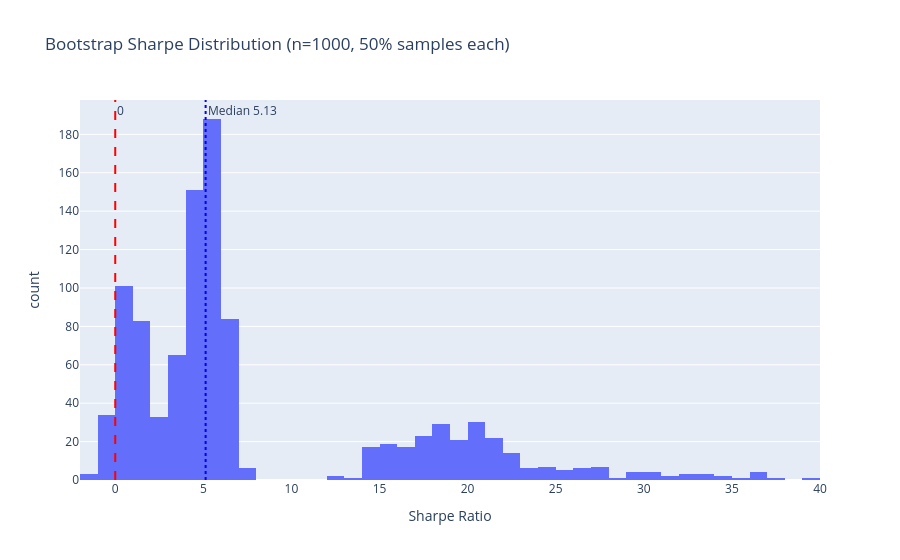

Notebook code for this chart:
### Markdown cell above
## Bootstrap Cross-Validation

Same procedure as Notebook 01: 1 000 random 50%-subsamples. A narrow distribution centred in positive territory indicates robustness.

### Code cell
rng     = np.random.default_rng(42)
N_BOOT  = 1_000
FRAC    = 0.50   # 50% random subsample per iteration

sharpe_boot: list[float] = []
for _ in range(N_BOOT):
    n_sample = max(2, int(len(trades) * FRAC))
    idx      = rng.choice(len(trades), size=n_sample, replace=False)
    sample   = trades[idx.tolist()]
    m        = compute_metrics(sample)
    s        = m.get("sharpe_ratio", "n/a")
    if isinstance(s, (int, float)) and not np.isnan(float(s)):
        sharpe_boot.append(float(s))

sharpe_boot_arr = np.array(sharpe_boot)
p5, p50, p95    = np.percentile(sharpe_boot_arr, [5, 50, 95])

print(f"Bootstrap Sharpe Distribution ({N_BOOT} iterations, {int(FRAC*100)}% random subsample):")
print(f"  P5:       {p5:>8.3f}")
print(f"  Median:   {p50:>8.3f}")
print(f"  P95:      {p95:>8.3f}")
print(f"  Pct > 0:  {(sharpe_boot_arr > 0).mean() * 100:>6.1f}%")

fig_boot = px.histogram(
    x=sharpe_boot_arr, nbins=60,
    title=f"Bootstrap Sharpe Distribution (n={N_BOOT}, {int(FRAC*100)}% samples each)",
    labels={"x": "Sharpe Ratio"},
)
fig_boot.add_vline(x=0,   line_dash="dash", line_color="red",  annotation_text="0")
fig_boot.add_vline(x=p50, line_dash="dot",  line_color="blue", annotation_text=f"Median {p50:.2f}")
fig_boot.show()

### Figure 1 — Plotly figure (JSON) as saved in the notebook; plotly's stock layout.template omitted (floating-point values rounded to 4 significant figures; data arrays with more than 128 entries replaced by an {"elided": "..."} marker saying what was removed)
{"data": [{"bingroup": "x", "hovertemplate": "Sharpe Ratio=%{x}<br>count=%{y}<extra></extra>", "legendgroup": "", "marker": {"color": "#636efa", "pattern": {"shape": ""}}, "name": "", "nbinsx": 60, "orientation": "v", "showlegend": false, "x": {"elided": "1000 float values"}, "xaxis": "x", "yaxis": "y", "type": "histogram"}], "layout": {"xaxis": {"anchor": "y", "domain": [0, 1], "title": {"text": "Sharpe Ratio"}}, "yaxis": {"anchor": "x", "domain": [0, 1], "title": {"text": "count"}}, "legend": {"tracegroupgap": 0}, "title": {"text": "Bootstrap Sharpe Distribution (n=1000, 50% samples each)"}, "barmode": "relative", "shapes": [{"line": {"color": "red", "dash": "dash"}, "type": "line", "x0": 0, "x1": 0, "xref": "x", "y0": 0, "y1": 1, "yref": "y domain"}, {"line": {"color": "blue", "dash": "dot"}, "type": "line", "x0": 5.13, "x1": 5.13, "xref": "x", "y0": 0, "y1": 1, "yref": "y domain"}], "annotations": [{"showarrow": false, "text": "0", "x": 0, "xanchor": "left", "xref": "x", "y": 1, "yanchor": "top", "yref": "y domain"}, {"showarrow": false, "text": "Median 5.13", "x": 5.13, "xanchor": "left", "xref": "x", "y": 1, "yanchor": "top", "yref": "y domain"}]}}
